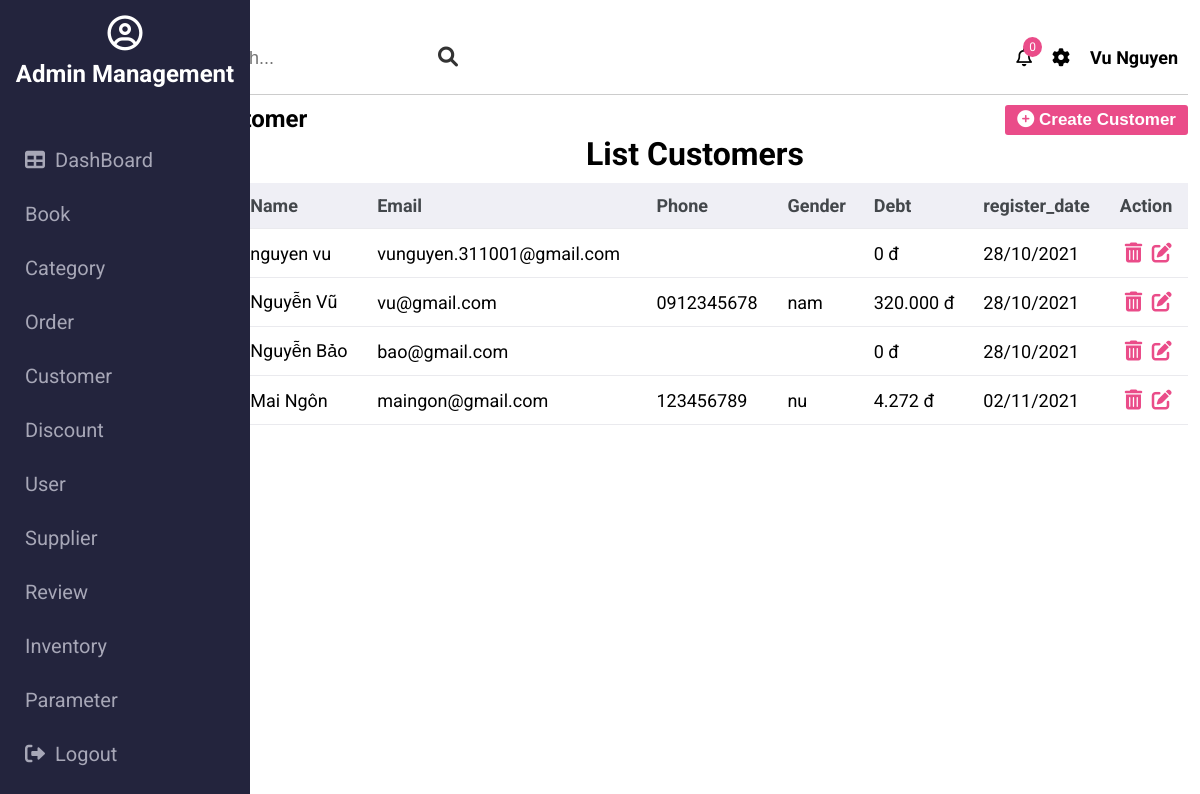
The page /admin/customer (signed in) on the database its author committed.
### tables this page shows
CREATE TABLE `have_role` (
  `role_id` int(11) NOT NULL,
  `user_id` int(11) NOT NULL
);

CREATE TABLE `role` (
  `role_id` int(11) NOT NULL,
  `name` varchar(128) DEFAULT NULL,
  `description` text DEFAULT NULL
);

CREATE TABLE `customer` (
  `customer_id` int(11) NOT NULL,
  `email` varchar(45) DEFAULT NULL,
  `first_name` varchar(45) DEFAULT NULL,
  `last_name` varchar(45) DEFAULT NULL,
  `password` varchar(100) DEFAULT NULL,
  `birthday` date DEFAULT NULL,
  `loan` float DEFAULT NULL,
  `gender` varchar(10) DEFAULT NULL,
  `phone` varchar(45) DEFAULT NULL,
  `nickname` varchar(50) DEFAULT NULL,
  `register_date` datetime DEFAULT current_timestamp()
);

### controllers/admin/BaseController.php (called while the page is built, shortened)
<?php
class BaseController {
    protected $userModel;
    public function __construct() {
        $this->userModel = new UserModel();
    }
    public function getUserModel() {
        return $this->userModel;
    }
    protected function view($path, array $data = []) {
        $path = self::BASE_FOLDER_VIEW . '/' . str_replace('.', '/', $path) . '.php';
        return include($path);
    }
}

### controllers/admin/CustomerController.php (called while the page is built, shortened)
<?php
class CustomerController extends BaseController {
    private $customerModel;
    public function __construct() {
        $this->customerModel = new CustomerModel();
        $this->userId = $_SESSION['user']['user_id'];
    }
    public function index() {
        $customers = $this->customerModel->getAllCustomerWithDebt();
        $roles = $this->getUserModel()->getAllRoleByUserId($this->userId);
        return $this->view('admin.customers.show', ['customers' => $customers, 'roles' => $roles]);
    }
}

### core/Database.php (called while the page is built, shortened)
<?php
class Database {
    public function connect() {
        $host = self::HOST;
        $username = self::USERNAME;
        $password = self::PASSWORD;
        $dbname = self::DB_NAME;
        try {
            $connect = new PDO("mysql:host=$host;dbname=$dbname", $username, $password);
            $connect->setAttribute(PDO::ATTR_ERRMODE, PDO::ERRMODE_EXCEPTION);
            $connect->setAttribute(PDO::ATTR_DEFAULT_FETCH_MODE, PDO::FETCH_ASSOC);
            return $connect;
        } catch (PDOException $e) {
            echo "Connection failed: " . $e->getMessage();
        }
    }
}

### models/BaseModel.php (called while the page is built, shortened)
<?php
class BaseModel extends Database {
    public function __construct() {
        $this->db = $this->connect();
    }
}

### models/UserModel.php (called while the page is built, shortened)
<?php
class UserModel extends BaseModel {
    public function getAllRoleByUserId($userId) {
        $sql = "select * from user u, have_role h, role r
                where u.user_id = h.user_id and h.role_id = r.role_id and u.user_id = :user_id";
        $stmt = $this->db->prepare($sql);
        $stmt->execute(['user_id' => $userId]);
        $roles = [];
        while ($row = $stmt->fetch()) {
            $roles[] = $row;
        }
        return $roles;
    }
}

### models/CustomerModel.php (called while the page is built, shortened)
<?php
class CustomerModel extends BaseModel {
    public function getAllCustomerWithDebt() {
        $sql = "select c.*, sum(debt) as debt from customer c left join book_order b on c.customer_id = b.customer_id
        group by c.customer_id";
        $stmt = $this->db->query($sql);
        $customers = [];
        while ($row = $stmt->fetch()) {
            $customers[] = $row;
        }
        return $customers;
    }
}

### views/admin/customers/show.php (the view, shortened to what this page needs)
<?php $this->view('partitions.admin.header', ['roles' => $roles]); ?>
<div class="action">
    <h2>Customer</h2>
    <button class="btn btn-create"><i class="fas fa-plus-circle"></i> Create Customer</button>
</div>
<div class="content">
    <h1>List Customers</h1>
    <table>
        <thead>
            <th>#</th>
            <th>Name</th>
            <th>Email</th>
            <th>Phone</th>
            <th>Gender</th>
            <th>Debt</th>
            <th>register_date</th>
            <th>Action</th>
        </thead>
        <tbody class="content-body">
            <?php
            foreach ($customers as $customer) {
            ?>
                <tr>
                    <td><?php echo $customer['customer_id'] ?></td>
                    <td><?php echo $customer['first_name'] . ' ' . $customer['last_name'] ?></td>
                    <td><?php echo $customer['email'] ?></td>
                    <td><?php echo $customer['phone'] ?></td>
                    <td><?php echo $customer['gender'] ?></td>
                    <td><?php echo number_format($customer['debt'], 0, '.', '.') ?> đ</td>
                    <td><?php echo date('d/m/Y', strtotime($customer['register_date'])); ?></td>
                    <td><a href="" class="btn-delete-customer" customer-id="<?php echo $customer['customer_id'] ?>"><i class="fas fa-trash-alt"></i></a>
                        <a href="" class="btn-update-customer" customer-id="<?php echo $customer['customer_id'] ?>"><i class="fas fa-edit"></i></a>
                    </td>
                </tr>
            <?php } ?>
        </tbody>
    </table>
</div>

### views/partitions/admin/sidebar.php
<div class="sidebar">
    <div class="sidebar-title">
        <i class="far fa-user-circle"></i>
        <h2>Admin Management</h2>
    </div>
    <ul class="sidebar-list">
        <?php $icons = [
            'user' => '<i class="fas fa-users"></i>',
            'customer' => '<i class="far fa-user"></i>',
            'category' => '<i class="fab fa-apple"></i>',
            'book' => '<i class="fas fa-book"></i>',
            'order' => '<i class="fas fa-history"></i>',
            'supplier' => '<i class="fas fa-coins"></i>',
            'tracking' => '<i class="fas fa-parachute-box"></i>',
            'inventory' => '<i class="fas fa-warehouse"></i>',
            'discount' => '<i class="fas fa-tags"></i>',
            'review' => '<i class="far fa-comment"></i>',
            'parameter' => '<i class="fab fa-whmcs"></i>'
        ] ?>
        <li class="sidebar-item"><a href=""><i class="fas fa-table"></i>DashBoard</a></li>
        <?php foreach ($roles as $role) : ?>
            <li class="sidebar-item"><a href="<?= $role['name'] ?>"> <?php echo $icons[$role['name']] ?> <?= ucfirst($role['name']) ?></a></li>
        <?php endforeach ?>
        <li class="sidebar-item"><a href="auth/adminLogout"><i class="fas fa-sign-out-alt"></i>Logout</a></li>
    </ul>
</div>

### public/admin/css/base.css (style rules this page uses)
:root { --white-color: #fff; --main-color: #ea4c89; --siderbar-color: #021056; }
* { padding: 0; margin: 0; box-sizing: border-box; }
html { font-family: "Roboto", sans-serif; }

### public/admin/css/style.css (style rules this page uses)
.sidebar { position: fixed; top: 0; bottom: 0; background-color: #23243d; width: 250px; }
.sidebar .sidebar-title { display: flex; flex-direction: column; align-items: center; color: var(--white-color); padding: 15px; }
.sidebar-title i { font-size: 35px; }
.sidebar-title h2 { margin-top: 10px; }
.sidebar-list { list-style: none; padding-top: 30px; }
.sidebar-item a { width: 100%; display: inline-block; text-decoration: none; color: #a7a7b7; font-size: 20px; padding: 15px 25px; transition: all ease-in 0.15s; }
.sidebar-item a i { margin-right: 10px; }
h1 { text-align: center; }
.btn { font-size: 17px; font-weight: 700; padding: 5px 12px; background-color: var(--main-color); color: var(--white-color); outline: none; border: none; border-radius: 3px; }
table { width: 100%; margin-top: 10px; }
table, th, td { border-collapse: collapse; }
td a { text-decoration: none; color: var(--main-color); margin-left: 5px; font-size: 20px; }
th, td { padding: 12px; font-size: 18px; text-align: left; }
table th { background-color: #efeff5; color: #43474b; }
table tr { border-bottom: 1px solid #eaeaee; }
table tr td:first-child { font-weight: bold; }
.action { display: flex; justify-content: space-between; margin-top: 10px; }

### rows shown on the page
have_role: role.name "Book"
have_role: role.name "Category"
have_role: role.name "Order"
have_role: role.name "Customer"
have_role: role.name "Discount"
have_role: role.name "User"
have_role: role.name "Supplier"
have_role: role.name "Review"
have_role: role.name "Inventory"
have_role: role.name "Parameter"
customer: first_name "nguyen", last_name "vu", email "vunguyen.311001@gmail.com", debt "0", register_date "28/10/2021"
customer: first_name "Nguyễn", last_name "Vũ", email "vu@gmail.com", phone "0912345678", gender "nam", debt "320.000", register_date "28/10/2021"
customer: first_name "Nguyễn", last_name "Bảo", email "bao@gmail.com", debt "0", register_date "28/10/2021"
customer: first_name "Mai", last_name "Ngôn", email "maingon@gmail.com", phone "123456789", gender "nu", debt "4.272", register_date "02/11/2021"

### other values the page prints
$_SESSION['user']['first_name'] "Vu"
$_SESSION['user']['last_name'] "Nguyen"
